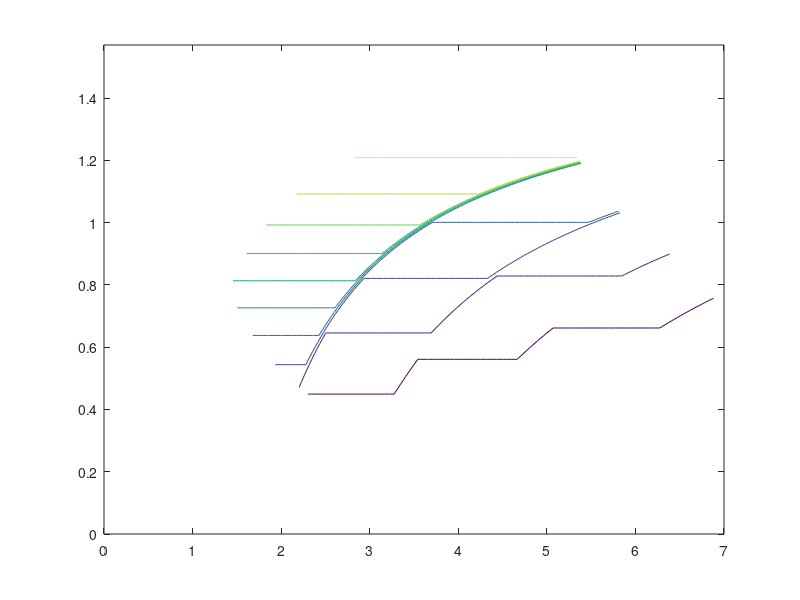

MATLAB code for this plot:
v_par = 1:0.05:5;
v_perp = 1:0.05:5;
[V_PAR, V_PERP] = meshgrid(v_par,v_perp);
D_perp = zeros(1,length(V_PAR));
D_perp(V_PAR>=1 & V_PAR<2) = 1;
D_perp(V_PAR>=2 & V_PAR<3) = 1/2;
D_perp(V_PAR>=3 & V_PAR<4) = 1/3;
D_perp(V_PAR>=4 & V_PAR<5) = 1/4;
D_perp(V_PAR>=5) = 1/5;
%moving to spherical coordinates
v_mag = sqrt(V_PAR.^2 + V_PERP.^2);
theta = asin(V_PERP./v_mag);
D_perp = reshape(D_perp, [length(v_par) length(v_perp)]);
D_uu = (sin(theta)).^2.*D_perp;%cql3d transformation
%plotting coefficients
%contour(V_PAR,V_PERP,D_perp);
contour(v_mag, theta,D_uu);
xlim([0 7]);
ylim([0 pi/2]);
%plot(D_uu); 
%xlim([0 pi]);